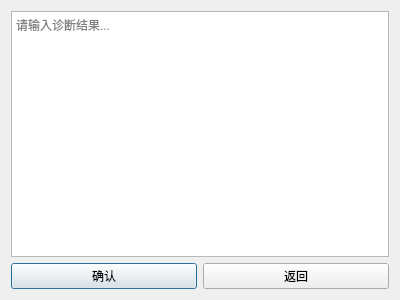
<?xml version="1.0" encoding="UTF-8"?>
<ui version="4.0">
 <class>DiagnosticDialog</class>
 <widget class="QDialog" name="DiagnosticDialog">
  <property name="geometry">
   <rect>
    <x>0</x>
    <y>0</y>
    <width>400</width>
    <height>300</height>
   </rect>
  </property>
  <property name="windowTitle">
   <string>诊断结果</string>
  </property>
  <layout class="QVBoxLayout" name="verticalLayout">
   <item>
    <widget class="QTextEdit" name="textEditResult">
     <property name="placeholderText">
      <string>请输入诊断结果...</string>
     </property>
    </widget>
   </item>
   <item>
    <layout class="QHBoxLayout" name="buttonLayout">
     <item>
      <widget class="QPushButton" name="buttonConfirm">
       <property name="text">
        <string>确认</string>
       </property>
      </widget>
     </item>
     <item>
      <widget class="QPushButton" name="buttonCancel">
       <property name="text">
        <string>返回</string>
       </property>
      </widget>
     </item>
    </layout>
   </item>
  </layout>
 </widget>
</ui>
